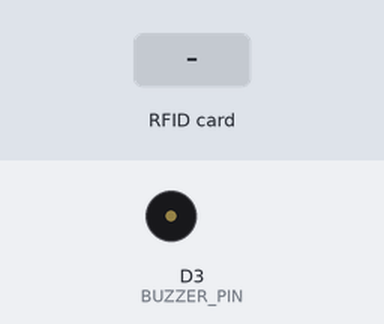
A sketch run on a simulated ESP8266 (NodeMCU). Parts: buzzer (waves = sounding, pin HIGH). The inputs (shaded band) are chosen by the test bench. WiFi joins after 1.5 s; servers stay silent unless stated; uploads are accepted with an empty reply; what the sketch prints to the serial monitor is not drawn.

Above: at 5.7 s.
5.8 s: RFID card 5E 7A 19 C4 held to the reader
At 6.5 s:
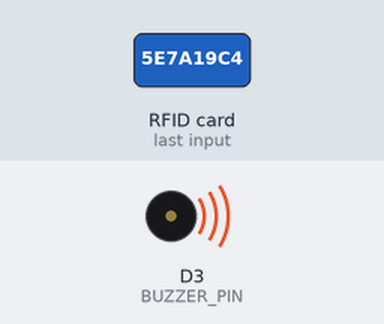
Timing chart, 0 to 8.8 s (numbered marks = the images above; inputs shaded):
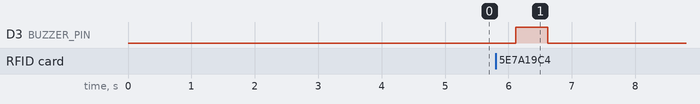

Measured:
- after the input at 5.8 s, D3 (BUZZER_PIN): LOW → HIGH after 0.32 s, → LOW 0.50 s later

The sketch:

NodeMCU_RFID.ino
```cpp
//******************************libraries*******************************
//RFID-----------------------------
#include <SPI.h>
#include <MFRC522.h>
//NodeMCU--------------------------
#include <ESP8266WiFi.h>
#include <ESP8266HTTPClient.h>
//************************************************************************
#define SS_PIN  D2  //D2
#define RST_PIN D1  //D1
#define BUZZER_PIN D3 // Use the appropriate digital pin where the buzzer is connected
//************************************************************************
MFRC522 mfrc522(SS_PIN, RST_PIN);
//************************************************************************
/* Set these to your desired credentials. */
const char *ssid = "Raj_Hunt";
const char *password = "Rajhunt7898@#";
const char *device_token = "82a0354d689d4d19";
//************************************************************************
String URL = "http://fyp-shuttle-service.000webhostapp.com/getdata.php";
String getData, Link;
String OldCardID = "";
unsigned long previousMillis = 0;
//************************************************************************
void setup() {
  delay(1000);
  Serial.begin(115200);
  SPI.begin();
  mfrc522.PCD_Init();
  //---------------------------------------------
  connectToWiFi();
  pinMode(BUZZER_PIN, OUTPUT); // Set the buzzer pin as an output
}
//************************************************************************
void loop() {
  // Check if there's a connection to Wi-Fi or not
  if (!WiFi.isConnected()) {
    connectToWiFi(); // Retry to connect to Wi-Fi
  }
  //---------------------------------------------
  if (millis() - previousMillis >= 15000) {
    previousMillis = millis();
    OldCardID = "";
  }
  delay(50);
  //---------------------------------------------
  // Look for a new card
  if (!mfrc522.PICC_IsNewCardPresent()) {
    return; // Go back to the start of the loop if there is no card present
  }
  // Select one of the cards
  if (!mfrc522.PICC_ReadCardSerial()) {
    return; // If reading the card serial returns 1, the uid struct contains the ID of the read card.
  }
  String CardID = "";
  for (byte i = 0; i < mfrc522.uid.size; i++) {
    CardID += mfrc522.uid.uidByte[i];
  }
  //---------------------------------------------
  if (CardID == OldCardID) {
    return;
  } else {
    OldCardID = CardID;
  }
  //---------------------------------------------
  // Serial.println(CardID);
  SendCardID(CardID);
  digitalWrite(BUZZER_PIN, HIGH); // Turn the buzzer on
  delay(500); // Adjust the delay duration as needed
  digitalWrite(BUZZER_PIN, LOW); // Turn the buzzer off
}
//***********send the Card UID to the website************
void SendCardID(String Card_uid) {
  Serial.println("Sending the Card ID");
  if (WiFi.isConnected()) {
    HTTPClient http;
    //GET Data
    getData = "?card_uid=" + String(Card_uid) + "&device_token=" + String(device_token);
    //GET method
    Link = URL + getData;
    http.begin(Link);

    int httpCode = http.GET();
    String payload = http.getString();
    Serial.println(httpCode);
    Serial.println(Card_uid);
    Serial.println(payload);
    Serial.println(Link);

    if (httpCode == 200) {
      if (payload.substring(0, 5) == "login") {
        String user_name = payload.substring(5);
      }
      else if (payload.substring(0, 6) == "logout") {
        String user_name = payload.substring(6);
      }
      else if (payload == "successful") {
        // Handle successful response
      }
      else if (payload == "available") {
        // Handle available response
      }
      delay(100);
      http.end();
    }
  }
}
//*******************connect to the WiFi*****************
void connectToWiFi() {
  WiFi.mode(WIFI_OFF);
  delay(1000);
  WiFi.mode(WIFI_STA);
  Serial.print("Connecting to ");
  Serial.println(ssid);
  WiFi.begin(ssid, password);

  while (WiFi.status() != WL_CONNECTED) {
    delay(500);
    Serial.print(".");
  }
  Serial.println("");
  Serial.println("Connected");

  Serial.print("IP address: ");
  Serial.println(WiFi.localIP());

  delay(1000);
}
```
